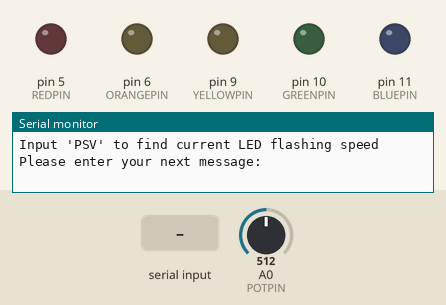
The sketch below on a simulated Arduino Uno, built with avr-gcc and run on an emulated ATmega328P. Parts: output pins drawn as LEDs (lit = HIGH), the last lines printed to the serial monitor. The test bench sets the inputs (shaded band); at power-on: A0 (POTPIN) = 512.

Above: at 1.2 s.
1.3 s: "psv" received over Serial
At 2.85 s:
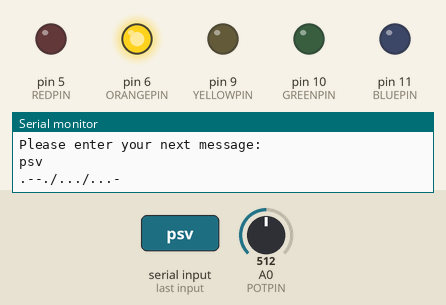
At 8.2 s:
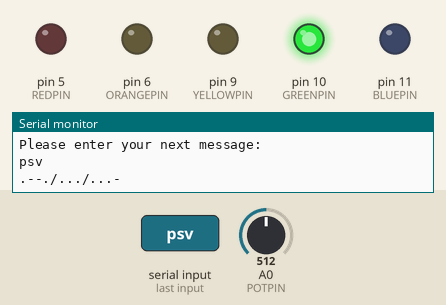
Timing chart, 0 to 9.9 s (numbered marks = the images above; inputs shaded):
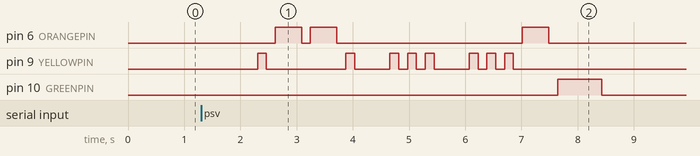

Measured:
- after the input at 1.3 s, pin 6 (ORANGEPIN): goes HIGH 0.47 s, LOW 0.16 s, HIGH 0.47 s, LOW 3.3 s, HIGH 0.47 s, then LOW, starting after 1.3 s; pin 9 (YELLOWPIN): LOW → HIGH after 1.0 s, → LOW 0.16 s later, → HIGH 1.4 s later, → LOW 0.16 s later, … (16 changes in this stretch); pin 10 (GREENPIN): LOW → HIGH after 6.3 s, → LOW 0.79 s later

The sketch:

Menu.ino
```cpp
//this file handles user input and messages given to user


void menuInfo(){

  Serial.println(" ");

  Serial.println("Messages/Commands may be inputted using morse or ascii letters (both uppercase and lowercase allowed)");

  Serial.println("Input 'PSV' to find current LED flashing speed");
}


//handles the user input
void promptInput(){

  String inputMessage = Serial.readString();
  inputMessage.toLowerCase();

  String translatedMessage;

  Serial.println(inputMessage);

  char morseDetection = detectMorseOrAscii(inputMessage);

  if(morseDetection == 'm'){

    translatedMessage = morseToAscii(inputMessage);

    Serial.println(translatedMessage);
    morseToLED(inputMessage);

    command(translatedMessage); //checking if message was a command
  }
  else if(morseDetection == 'a'){

    translatedMessage = asciiToMorse(inputMessage);

    Serial.println(translatedMessage);
    morseToLED(translatedMessage);

    command(inputMessage); //checking if message was a command
  }
  else{ //must be the error
    Serial.println("Could not identify language");
  }

}


//handles finds commands
void command(String message){
  if (message == "psv"){
    Serial.println("LED flash speed is: ");
    Serial.println(potRead());
  }
}
```

DetectingMorseOrAscii.ino
```cpp
/*File for detecting whether the input is morse or ascii
  - Uses both translatingAscii.ino and translatingMorseToAscii.ino to translate the message and return it back
*/

char detectMorseOrAscii(String message){
  for(int i = 0; i < message.length(); i++){ //going through whole message until we find an indicator

    char messChar = message[i]; //getting a single character
    int intMessChar = (int)messChar;  // finding the ascii value

    if((messChar == '.') || (messChar == '-')){ //no special character are allowed so it must be morse
      return 'm';
    }
    else if (((intMessChar < 123) && (intMessChar > 96)) || ((intMessChar > 47) && (intMessChar < 58))){ //checks if character is an ascii character within number and letter ranges
      return 'a';
    }
  }
  return '?'; //if whole message is an error, the language will not be detected
}
```

MorseCodeV1.2.ino
```cpp
//This is the main file for this morse code translator
//Contains pin set up and defines, variables and arrays used globally.


//LEDs
#define REDPIN 5
#define ORANGEPIN 6
#define YELLOWPIN 9
#define GREENPIN 10
#define BLUEPIN 11

//Potentiometer
#define POTPIN A0

//Array lengths
#define ALPHALENGTH 26
#define NUMBERLENGTH 10


//letters - ascii 97 to 122
/*has to be a pointer as it returns multiple characters
    - could use a 2d array but this uses less RAM */
char* morseLetters[ALPHALENGTH] = {
  ".-",
  "-...",
  "-.-.",
  "-..",
  ".",
  "..-.",
  "--.",
  "....",
  "..",
  ".---",
  "-.-",
  ".-..",
  "--",
  "-.",
  "---",
  ".--.",
  "--.-",
  ".-.",
  "...",
  "-",
  "..-",
  "...-",
  ".--",
  "-..-",
  "-.--",
  "--.."
};


//numbers - ascii 48 to 57
/*has to be a pointer as it returns multiple characters
    - could use a 2d array but this uses less RAM */
char* morseNumbers[NUMBERLENGTH]{
  "-----",
  ".----",
  "..--",
  "...--",
  "....-",
  ".....",
  "-....",
  "--...",
  "---..",
  "----.",
};

char* errorChar = ".......";  //to be returned if character is not recognised.


void setup() {
  Serial.begin(9600);  //setting baud rate

  //setting up LEDs as outputs
  pinMode(REDPIN, OUTPUT);
  pinMode(ORANGEPIN, OUTPUT);
  pinMode(YELLOWPIN, OUTPUT);
  pinMode(GREENPIN, OUTPUT);
  pinMode(BLUEPIN, OUTPUT);

  //Setting potentiometer as input
  pinMode(POTPIN, INPUT);

  menuInfo();

}

void loop() {

  Serial.println("Please enter your next message: ");

  while(!Serial.available()){};

  promptInput();

}
```

morseLED.ino
```cpp
//File contains methods for controlling the LEDs

//dot time will be used as a unit of time to ensure all time length are uniform with the potentiometer input.
int dotTime;

//translates morse code to LED flashes
void morseToLED(String message){

  //finding set led speed
  dotTime = potRead();

  for(int i = 0; i < message.length(); i++){

    if(message[i] == '.'){
      activateLED(YELLOWPIN, dotTime);
    }
    else if(message[i] == '-'){
      activateLED(ORANGEPIN, (3*dotTime));
    }
    else if(message[i] == ' '){ //end of word
      delay(dotTime);
    }
    else if(message[i] == '/'){ //space
      delay(3*dotTime);
    }
    else{ //must be error
      activateLED(REDPIN, dotTime);
    }

  }

  activateLED(GREENPIN, (5*dotTime)); //indicates the end of a message

}

//method for lighting up LEDs
void activateLED(int led, int activeTime){
  digitalWrite(led, HIGH);
  delay(activeTime);
  digitalWrite(led, LOW);
  delay(dotTime);
}
```

potentiometerCode.ino
```cpp
//file contains code for taking input fromt the potentiometer.
#define POTMAX 1023 //potentiometer maximum
#define POTMIN 0 //potentiometer minimum

#define FLASHMAX 300 //Maximum flashing speed of LEDs (in ms)
#define FLASHMIN 15 //Minimum flashing speed of LEDs (in ms)


int potRead(){
  int potReading = analogRead(POTPIN);
  int mappedPotRead = map(potReading, POTMIN, POTMAX, FLASHMIN, FLASHMAX);
  return mappedPotRead;
}
```

translatingAsciiToMorse.ino
```cpp
//file for code translating ascii letters/numbers to morse code

//translates an individual character to morse
// has to be a pointer because morseLetter/morseNumbers are pointers to chars - if just a char it would just return the first character
char * charToMorse(char character){

    int asciiVal = int(character); //finding character's ascii value

    if (asciiVal > 96 && asciiVal < 123){
      return morseLetters[asciiVal - 97]; //finding the character within morseLetters array
    }
    else if (asciiVal > 47 && asciiVal < 58){
      return morseNumbers[asciiVal - 48];  //finding number within the morseNumbers array
    }
    else {
      return errorChar;
    }
}


//Creates a morse string and uses charToMorse to translate and add to the morse string
String asciiToMorse(String asciiString){ //possible pointer here?

  String morseString = ""; //creating new morse string to return

  asciiString.toLowerCase(); //converting whole string to lowercase

  int stringLength = asciiString.length(); //length of string
  int lastCharPos = (stringLength - 1); //the last character of string
  char spaceCharacter = ' ';

  for (int i = 0; i < stringLength; i++){
    if (asciiString[i] == spaceCharacter){ //if string has a space, add a space to the morse string
      morseString += ' ';
    }
    else{  //must be a normal character - any errors are delt with in charToMorse
      morseString += charToMorse(asciiString[i]); //adding the morse code translation

      if ((i != lastCharPos) && (asciiString[i+1] != spaceCharacter)){
        morseString += '/'; //adding a '/' inbetween letters to avoid confusion - don't want them next to spaces or at the end of the message
      }
    }
  }

  return morseString;
}
```

translatingMorseToAscii.ino
```cpp
//File for translating morse to ascii letters/numbers`


//translates individual morse letters to ascii Characters
char morseToChar(String morseChar){
  if(morseChar == "" || morseChar == " "){ //if just a space is given it returns a space.
    return ' ';
  }

  char character;

  //Going through whole letter morse code list to find a match.
  for (int i = 0; i < ALPHALENGTH; i++){

    //for letters
    if (morseChar.equals(morseLetters[i])){
      character = char(i+97);
      return character; //stops and returns when match found.
    }
  }

  //for numbers
  for (int i = 0; i < NUMBERLENGTH; i++){

    if(morseChar.equals(morseNumbers[i])){
      character = char(i + 48);
      return character; //stops and returns when match found.
    }

  }

  //if nothing is returned, it must be an error - using a question mark to indicate errors.
  return '?';
}


//using morseToChar to translate morse letter by letter
String morseToAscii(String morseStr){
  String result = "";
  String currentStr = ""; //temporary string used to hold morse to be translated

  for (int i = 0; i < morseStr.length(); i++){

    //if current character is a morse code character, it is added to currentStr
    if ((morseStr[i] == '-') || (morseStr[i] == '.')){
      currentStr += morseStr[i];
    }

    //if the current character is a space then it is the end of the word.
    else if (morseStr[i] == '/'){
      result += morseToChar(currentStr); //currentStr is translated and added to result
      currentStr = ""; //currentStr is cleared, ready for next string
    }

    else if (morseStr[i] == ' '){
      result += morseToChar(currentStr); //currentStr is translated and added to result
      result += " "; //adding a space to the result string
      currentStr = ""; //currentStr is cleared, ready for next string
    }
    else{  //its an error
      result += "?"; //Using question mark to indicate an error
      currentStr = ""; //clearing erroreous morse
    }
  }
  //end of word, add the last letter in currentStr
  result += morseToChar(currentStr);

  return result;
}
```
